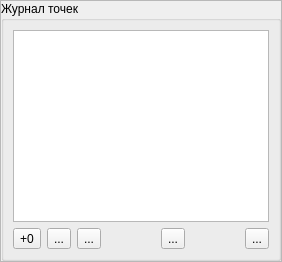
             <widget class="QFrame" name="frame">
              <property name="frameShape">
               <enum>QFrame::StyledPanel</enum>
              </property>
              <property name="frameShadow">
               <enum>QFrame::Raised</enum>
              </property>
              <layout class="QVBoxLayout" name="verticalLayout_7">
               <property name="leftMargin">
                <number>0</number>
               </property>
               <property name="topMargin">
                <number>0</number>
               </property>
               <property name="rightMargin">
                <number>0</number>
               </property>
               <property name="bottomMargin">
                <number>0</number>
               </property>
               <item>
                <widget class="QGroupBox" name="groupBox_30">
                 <property name="minimumSize">
                  <size>
                   <width>0</width>
                   <height>100</height>
                  </size>
                 </property>
                 <property name="title">
                  <string>Журнал точек</string>
                 </property>
                 <layout class="QVBoxLayout" name="verticalLayout_37">
                  <item>
                   <widget class="QTreeView" name="measuredPointsTreeView"/>
                  </item>
                  <item>
                   <layout class="QHBoxLayout" name="horizontalLayout_9">
                    <item>
                     <widget class="QToolButton" name="toolButton_17">
                      <property name="text">
                       <string>+0</string>
                      </property>
                     </widget>
                    </item>
                    <item>
                     <widget class="QToolButton" name="toolButton_11">
                      <property name="text">
                       <string>...</string>
                      </property>
                      <property name="icon">
                       <iconset resource="Res.qrc">
                        <normaloff>:/Images/Images/delete@2x.png</normaloff>:/Images/Images/delete@2x.png</iconset>
                      </property>
                     </widget>
                    </item>
                    <item>
                     <widget class="QToolButton" name="toolButton_12">
                      <property name="text">
                       <string>...</string>
                      </property>
                      <property name="icon">
                       <iconset resource="Res.qrc">
                        <normaloff>:/Images/Images/clear.png</normaloff>:/Images/Images/clear.png</iconset>
                      </property>
                     </widget>
                    </item>
                    <item>
                     <spacer name="horizontalSpacer_36">
                      <property name="orientation">
                       <enum>Qt::Horizontal</enum>
                      </property>
                      <property name="sizeHint" stdset="0">
                       <size>
                        <width>40</width>
                        <height>20</height>
                       </size>
                      </property>
                     </spacer>
                    </item>
                    <item>
                     <widget class="QToolButton" name="toolButton_13">
                      <property name="text">
                       <string>...</string>
                      </property>
                      <property name="icon">
                       <iconset resource="Res.qrc">
                        <normaloff>:/Images/Images/new.png</normaloff>:/Images/Images/new.png</iconset>
                      </property>
                     </widget>
                    </item>
                    <item>
                     <spacer name="horizontalSpacer_21">
                      <property name="orientation">
                       <enum>Qt::Horizontal</enum>
                      </property>
                      <property name="sizeHint" stdset="0">
                       <size>
                        <width>40</width>
                        <height>20</height>
                       </size>
                      </property>
                     </spacer>
                    </item>
                    <item>
                     <widget class="QToolButton" name="toolButton_14">
                      <property name="text">
                       <string>...</string>
                      </property>
                      <property name="icon">
                       <iconset resource="Res.qrc">
                        <normaloff>:/Images/Images/app_window_restore.png</normaloff>:/Images/Images/app_window_restore.png</iconset>
                      </property>
                     </widget>
                    </item>
                   </layout>
                  </item>
                 </layout>
                </widget>
               </item>
              </layout>
             </widget>
